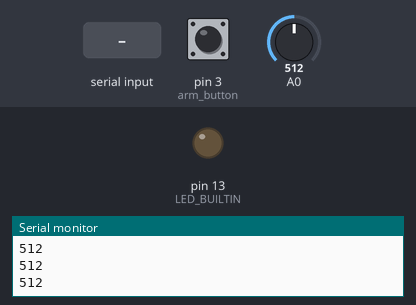
This sketch was run on a simulated Arduino Uno, built with avr-gcc and run on an emulated ATmega328P. On the bench: output pins drawn as LEDs (lit = HIGH), the last lines printed to the serial monitor. The inputs (shaded band) are chosen by the test bench; at power-on: pin 3 (arm_button) LOW, A0 = 512. Pins used as bus, display or sensor lines are not drawn.

Above: at 1.2 s.
1.3 s: pin 3 (arm_button) pulled HIGH for 0.15 s
4.4 s: "90,45\n" received over Serial
7.4 s: pin 3 (arm_button) pulled HIGH for 1 s
At 9.4 s:
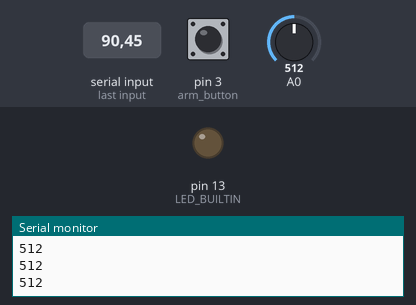
9.9 s: pin 3 (arm_button) pulled HIGH for 3.2 s
At 16.5 s:
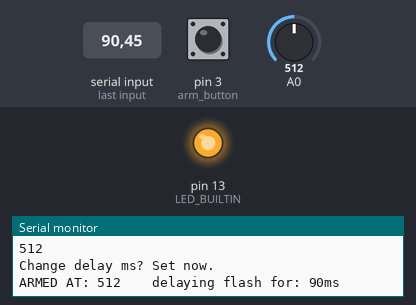
Timing chart, 0 to 17.1 s (numbered marks = the images above; inputs shaded):
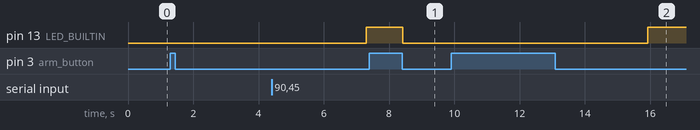

Measured:
- after the input at 7.4 s, pin 13 (LED_BUILTIN): HIGH → LOW after 1.0 s
- after the input at 9.9 s, pin 13 (LED_BUILTIN): LOW → HIGH after 6.0 s

The sketch:

flash_trigger.ino
```cpp
int threshold = 30;
int delay_amount_ms = 10;

int arm_button = 3;
int trigger_pin = 4;
int trigger_level = 0;
int sensor_value = 0;
int incoming = 0;

void setup() {
  // put your setup code here, to run once:
  Serial.begin(9600);
  pinMode(arm_button, INPUT);
  pinMode(LED_BUILTIN, OUTPUT);
  pinMode(trigger_pin, OUTPUT);

  digitalWrite(LED_BUILTIN, LOW);
  Serial.setTimeout(0);

}

void loop() {
  // put your main code here, to run repeatedly:
  sensor_value = analogRead(A0);
  Serial.println(sensor_value);
  if(Serial.available())
  {
    incoming = Serial.parseInt();
    threshold = incoming;
    Serial.print("Threshold set at: ");
    Serial.println(threshold);
    delay(1000);
    while(Serial.read() != -1);
  }
  delay(100);

  if(digitalRead(arm_button))
  {
    Serial.println("Change delay ms? Set now.");
    delay(5000);
    if(Serial.available())
    {
      delay_amount_ms = Serial.parseInt();
      Serial.print("Delay set at: ");
      Serial.println(delay_amount_ms);
      while(Serial.read() != -1);
    }

    delay(1000);
    trigger_level = analogRead(A0);
    sensor_value = trigger_level;
    Serial.print("ARMED AT: ");
    Serial.print(trigger_level);
    Serial.print("    delaying flash for: ");
    Serial.print(delay_amount_ms);
    Serial.println("ms");
    digitalWrite(LED_BUILTIN, HIGH);
    delay(100);
    while(!digitalRead(arm_button) && (sensor_value < trigger_level+threshold) && (sensor_value > trigger_level-threshold))
    {
      sensor_value = analogRead(A0);
    }

    delay(delay_amount_ms);
    digitalWrite(trigger_pin, HIGH);
    delay(100);
    digitalWrite(trigger_pin, LOW);

    while(digitalRead(arm_button)) delay(25);
  }

  digitalWrite(LED_BUILTIN, LOW);


}
```
